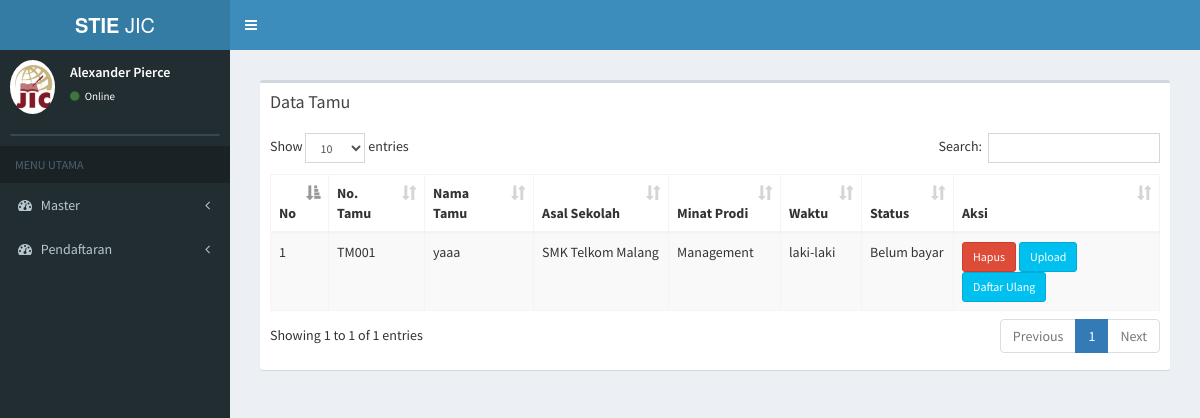
The app's page /index.php/tamu, older data.
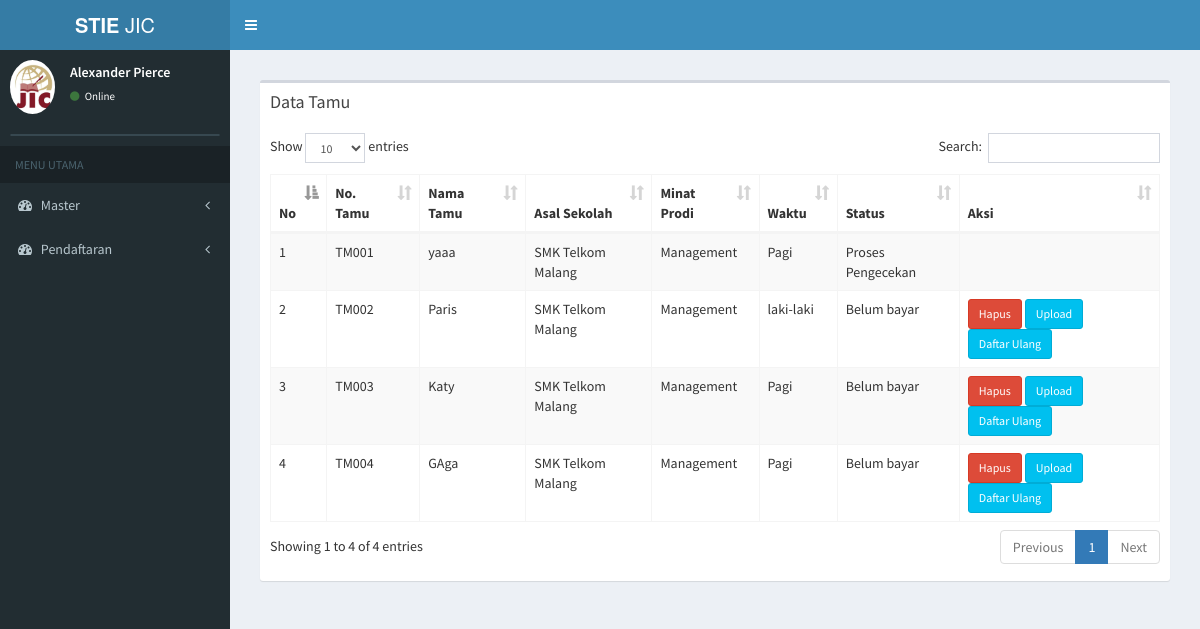
The same page, newer data.
### tables this page shows
CREATE TABLE `tb_pendaftaran` (
  `id_pendaftaran` varchar(6) NOT NULL,
  `tanggal_pendaftaran` date NOT NULL,
  `nama_pendaftar` varchar(50) NOT NULL,
  `jk_pendaftar` varchar(20) NOT NULL,
  `id_sekolah2` varchar(6) NOT NULL,
  `jurusan` varchar(20) NOT NULL,
  `alamat` varchar(100) NOT NULL,
  `email` varchar(30) NOT NULL,
  `no_telp` varchar(15) NOT NULL,
  `waktu` varchar(10) NOT NULL,
  `status_bayar` varchar(20) NOT NULL,
  `id_prodi2` varchar(6) NOT NULL,
  `sumber` varchar(30) NOT NULL,
  `ibu_kandung` varchar(30) NOT NULL,
  `bukti_transfer` text NOT NULL,
  `agama` varchar(10) NOT NULL,
  `id_du2` varchar(6) NOT NULL
);

CREATE TABLE `tb_sekolah` (
  `id_sekolah` varchar(6) NOT NULL,
  `nama_sekolah` varchar(30) NOT NULL,
  `alamat_sekolah` text NOT NULL,
  `jenis_sekolah` varchar(6) NOT NULL
);

CREATE TABLE `tb_prodi` (
  `id_prodi` varchar(6) NOT NULL,
  `nama_prodi` varchar(20) NOT NULL,
  `ketua_prodi` varchar(50) NOT NULL
);

### application/controllers/tamu.php (called while the page is built, shortened)
<?php
class Tamu extends CI_Controller {
	public function __construct()
	{
		$this->load->model('tamu_model');
		$this->load->model('daftar_ulang_model');
	}
	public function index(){
				$data['tamu'] = $this->tamu_model->data_tamu();
				$data['main_view'] = 'Tamu/data_tamu_view';
				$this->load->view('template', $data);
	}
}

### index.php (called while the page is built, shortened)
<?php
require_once BASEPATH.'core/CodeIgniter.php';

### application/models/tamu_model.php (called while the page is built, shortened)
<?php
class Tamu_model extends CI_Model {
	public function data_tamu(){
		$this->db->select('*');
		 $this->db->from('tb_pendaftaran');
     $this->db->join('tb_sekolah','tb_sekolah.id_sekolah=tb_pendaftaran.id_sekolah2');
		 $this->db->join('tb_prodi','tb_prodi.id_prodi=tb_pendaftaran.id_prodi2');
		 $query = $this->db->get();
		 return $query->result();
	}
}

### application/views/Tamu/data_tamu_view.php (the view, shortened to what this page needs)
<section class="content">
      <div class="row">
        <div class="col-xs-12">
          <div class="box">
            <div class="box-header">
              <h3 class="box-title">Data Tamu</h3>
            </div>
            <div class="box-body">
              <table id="example1" class="table table-bordered table-striped">
                <thead>
                <tr>
                  <th>No</th>
                  <th>No. Tamu</th>
                  <th>Nama Tamu</th>
                  <th>Asal Sekolah</th>
                  <th>Minat Prodi</th>
                  <th>Waktu</th>
                  <th>Status</th>
                  <th>Aksi</th>
                </tr>
                </thead>
                <tbody>
                <?php
                $no = 0;
                foreach ($tamu as $data) {
                  if ($data->status_bayar == 'Belum bayar') {
                  echo '
                <tr>
                  <td>'.++$no.'</td>
                  <td>'.$data->id_pendaftaran.'
                  </td>
                  <td>'.$data->nama_pendaftar.'</td>
                  <td>'.$data->nama_sekolah.'</td>
                  <td>'.$data->nama_prodi.'</td>
                  <td>'.$data->waktu.'</td>
                  <td>'.$data->status_bayar.'</td>
                  <td>
                     <a href="'.base_url('index.php/tamu/hapus_tamu/'.$data->id_pendaftaran).'" class="btn btn-danger btn-sm">Hapus</a>
                     <a href="'.base_url('index.php/tamu/page_upload/'.$data->id_pendaftaran).'" class="btn btn-info btn-sm">Upload</a>
                      <a href="'.base_url('index.php/daftar_ulang/page_du_pagi/'.$data->id_pendaftaran).'" class="btn btn-info btn-sm">Daftar Ulang</a>
                  </td>
                </tr>
                ';
              } else {
                if ($data->waktu == 'Pagi') {
                  echo '
                <tr>
                  <td>'.++$no.'</td>
                  <td>'.$data->id_pendaftaran.'
                  </td>
                  <td>'.$data->nama_pendaftar.'</td>
                  <td>'.$data->nama_sekolah.'</td>
                  <td>'.$data->nama_prodi.'</td>
                  <td>'.$data->waktu.'</td>
                  <td>'.$data->status_bayar.'</td>
                  <td>
                  </td>
                </tr>
                ';
                }
              }
              ?>
              <?php
            }
            ?>
                </tbody>
              </table>
            </div>
          </div>
        </div>
      </div>
    </section>

### application/views/template.php (shortened to what this page needs)
<!DOCTYPE html>
<html>
<head>
  <link rel="stylesheet" href="<?php echo base_url(); ?>assets/css/bootstrap.min.css">
  <link rel="stylesheet" href="https://cdnjs.cloudflare.com/ajax/libs/font-awesome/4.5.0/css/font-awesome.min.css">
  <link rel="stylesheet" href="https://cdnjs.cloudflare.com/ajax/libs/ionicons/2.0.1/css/ionicons.min.css">
  <link rel="stylesheet" href="<?php echo base_url(); ?>assets/dist/css/AdminLTE.min.css">
  <link rel="stylesheet" href="<?php echo base_url(); ?>assets/dist/css/skins/_all-skins.min.css">
  <link rel="stylesheet" href="<?php echo base_url(); ?>assets/plugins/select2/select2.min.css">
  <link rel="stylesheet" href="<?php echo base_url(); ?>assets/plugins/datatables/dataTables.bootstrap.css">
</head>
<body class="hold-transition skin-blue sidebar-mini">
<div class="wrapper">
  <header class="main-header">
    <a href="../../index2.html" class="logo">
      <span class="logo-lg"><b>STIE </b>JIC</span>
    </a>
    <nav class="navbar navbar-static-top">
      <a href="#" class="sidebar-toggle" data-toggle="offcanvas" role="button">
      </a>
    </nav>
  </header>
  <aside class="main-sidebar">
    <section class="sidebar">
      <div class="user-panel">
        <div class="pull-left image">
          <img src="<?php echo base_url(); ?>/assets/img/jic.png" class="img-circle" alt="User Image">
        </div>
        <div class="pull-left info">
          <p>Alexander Pierce</p>
          <a href="#"><i class="fa fa-circle text-success"></i> Online</a>
        </div>
      </div>
      <form action="#" method="get" class="sidebar-form">
      </form>
      <ul class="sidebar-menu">
        <li class="header">MENU UTAMA</li>
        <li class="treeview">
          <a href="#">
            <i class="fa fa-dashboard"></i> <span>Master</span>
            <span class="pull-right-container">
              <i class="fa fa-angle-left pull-right"></i>
            </span>
          </a>
        </li>
        <li class="treeview">
          <a href="#">
            <i class="fa fa-dashboard"></i> <span> Pendaftaran </span>
            <span class="pull-right-container">
              <i class="fa fa-angle-left pull-right"></i>
            </span>
          </a>
        </li>
      </ul>
    </section>
  </aside>
  <div class="content-wrapper">
    <section class="content">
      <?php $this->load->view($main_view); ?>
    </section>
  </div>
    </div>
</body>
</html>

Row changes from the older to the newer data that the page shows:
changed tb_pendaftaran "TM001": waktu "laki-laki" → "Pagi"; status_bayar "Belum bayar" → "Proses Pengecekan"
added tb_pendaftaran: id_pendaftaran "TM002", nama_pendaftar "Paris", tb_sekolah.nama_sekolah "SMK Telkom Malang", tb_prodi.nama_prodi "Management", waktu "laki-laki", status_bayar "Belum bayar"
added tb_pendaftaran: id_pendaftaran "TM003", nama_pendaftar "Katy", tb_sekolah.nama_sekolah "SMK Telkom Malang", tb_prodi.nama_prodi "Management", waktu "Pagi", status_bayar "Belum bayar"
added tb_pendaftaran: id_pendaftaran "TM004", nama_pendaftar "GAga", tb_sekolah.nama_sekolah "SMK Telkom Malang", tb_prodi.nama_prodi "Management", waktu "Pagi", status_bayar "Belum bayar"
Text that changed along with them:
text written by a page script: "Show entries Search: Showing 1 to 1 of 1 entries Previous 1 Next" → "Show entries Search: Showing 1 to 4 of 4 entries Previous 1 Next"
